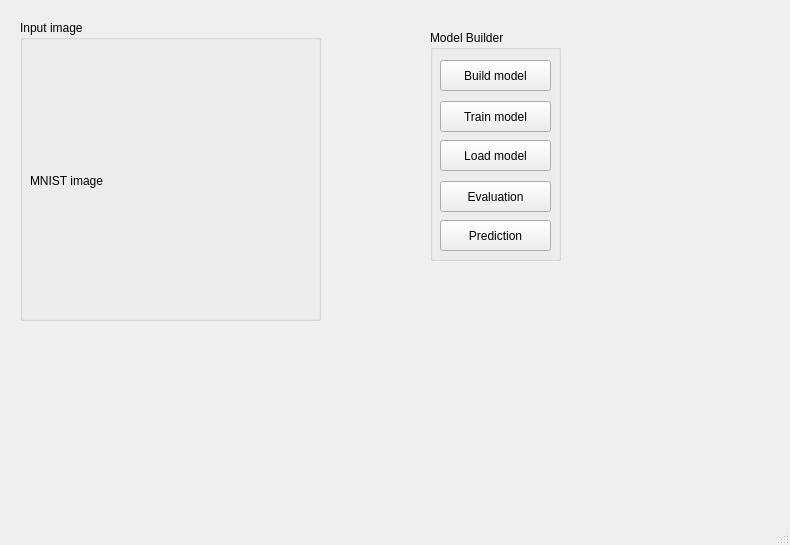
<?xml version="1.0" encoding="UTF-8"?>
<ui version="4.0">
 <class>MainWindow</class>
 <widget class="QMainWindow" name="MainWindow">
  <property name="geometry">
   <rect>
    <x>0</x>
    <y>0</y>
    <width>790</width>
    <height>545</height>
   </rect>
  </property>
  <property name="windowTitle">
   <string>TensorFlow Testbed</string>
  </property>
  <widget class="QWidget" name="centralwidget">
   <widget class="QGroupBox" name="groupBox">
    <property name="geometry">
     <rect>
      <x>20</x>
      <y>20</y>
      <width>301</width>
      <height>301</height>
     </rect>
    </property>
    <property name="title">
     <string>Input image</string>
    </property>
    <widget class="QLabel" name="label">
     <property name="geometry">
      <rect>
       <x>10</x>
       <y>30</y>
       <width>281</width>
       <height>261</height>
      </rect>
     </property>
     <property name="text">
      <string>MNIST image</string>
     </property>
    </widget>
   </widget>
   <widget class="QGroupBox" name="groupBox_2">
    <property name="geometry">
     <rect>
      <x>430</x>
      <y>30</y>
      <width>131</width>
      <height>231</height>
     </rect>
    </property>
    <property name="title">
     <string>Model Builder</string>
    </property>
    <widget class="QPushButton" name="TrainModel">
     <property name="geometry">
      <rect>
       <x>10</x>
       <y>71</y>
       <width>111</width>
       <height>31</height>
      </rect>
     </property>
     <property name="text">
      <string>Train model</string>
     </property>
    </widget>
    <widget class="QPushButton" name="Evaluation">
     <property name="geometry">
      <rect>
       <x>10</x>
       <y>151</y>
       <width>111</width>
       <height>31</height>
      </rect>
     </property>
     <property name="text">
      <string>Evaluation</string>
     </property>
    </widget>
    <widget class="QPushButton" name="Prediction">
     <property name="geometry">
      <rect>
       <x>10</x>
       <y>190</y>
       <width>111</width>
       <height>31</height>
      </rect>
     </property>
     <property name="text">
      <string>Prediction</string>
     </property>
    </widget>
    <widget class="QPushButton" name="BuildModel">
     <property name="geometry">
      <rect>
       <x>10</x>
       <y>30</y>
       <width>111</width>
       <height>31</height>
      </rect>
     </property>
     <property name="text">
      <string>Build model</string>
     </property>
    </widget>
    <widget class="QPushButton" name="LoadModel">
     <property name="geometry">
      <rect>
       <x>10</x>
       <y>110</y>
       <width>111</width>
       <height>31</height>
      </rect>
     </property>
     <property name="text">
      <string>Load model</string>
     </property>
    </widget>
   </widget>
  </widget>
  <widget class="QStatusBar" name="statusbar"/>
 </widget>
 <resources/>
 <connections/>
</ui>
